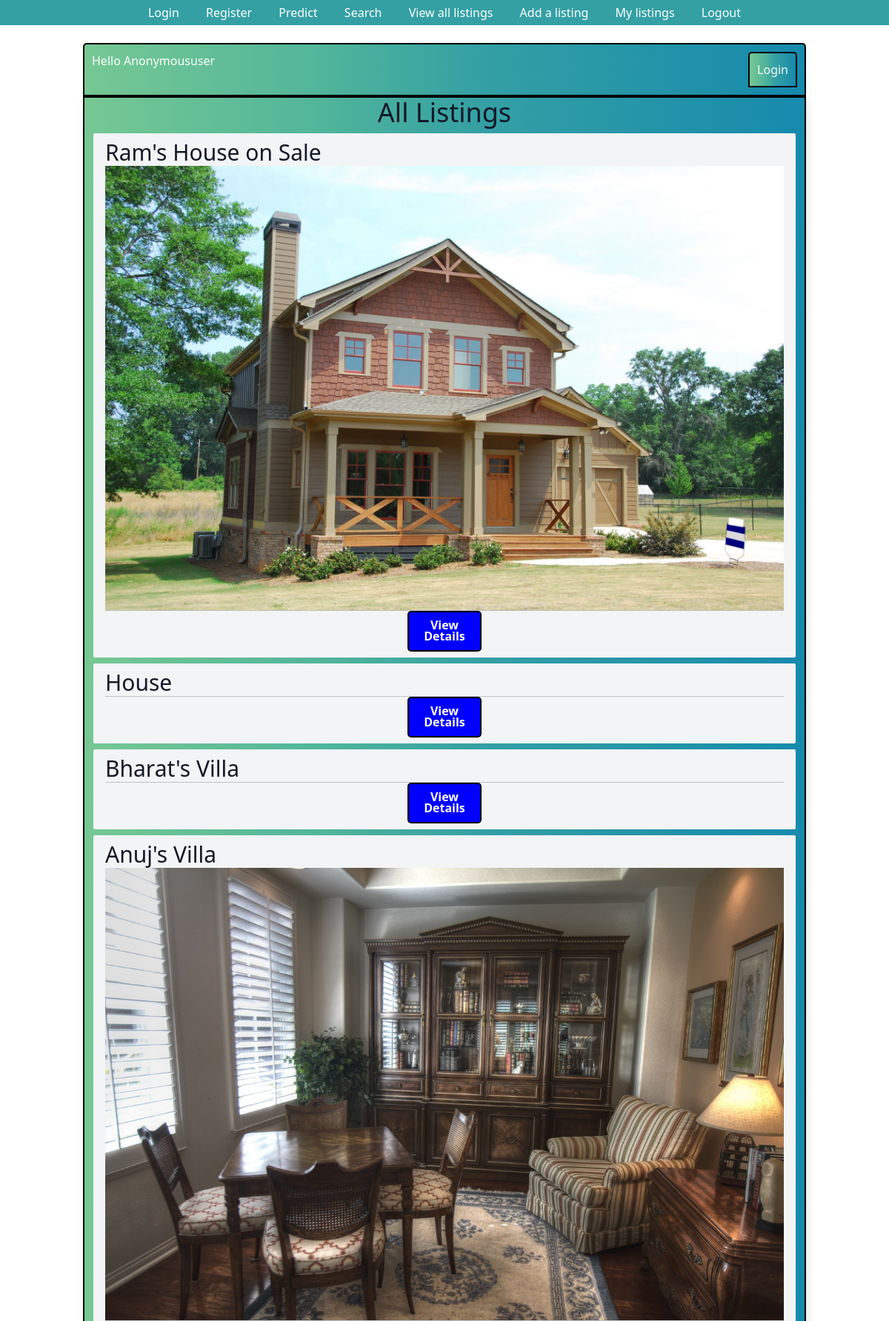
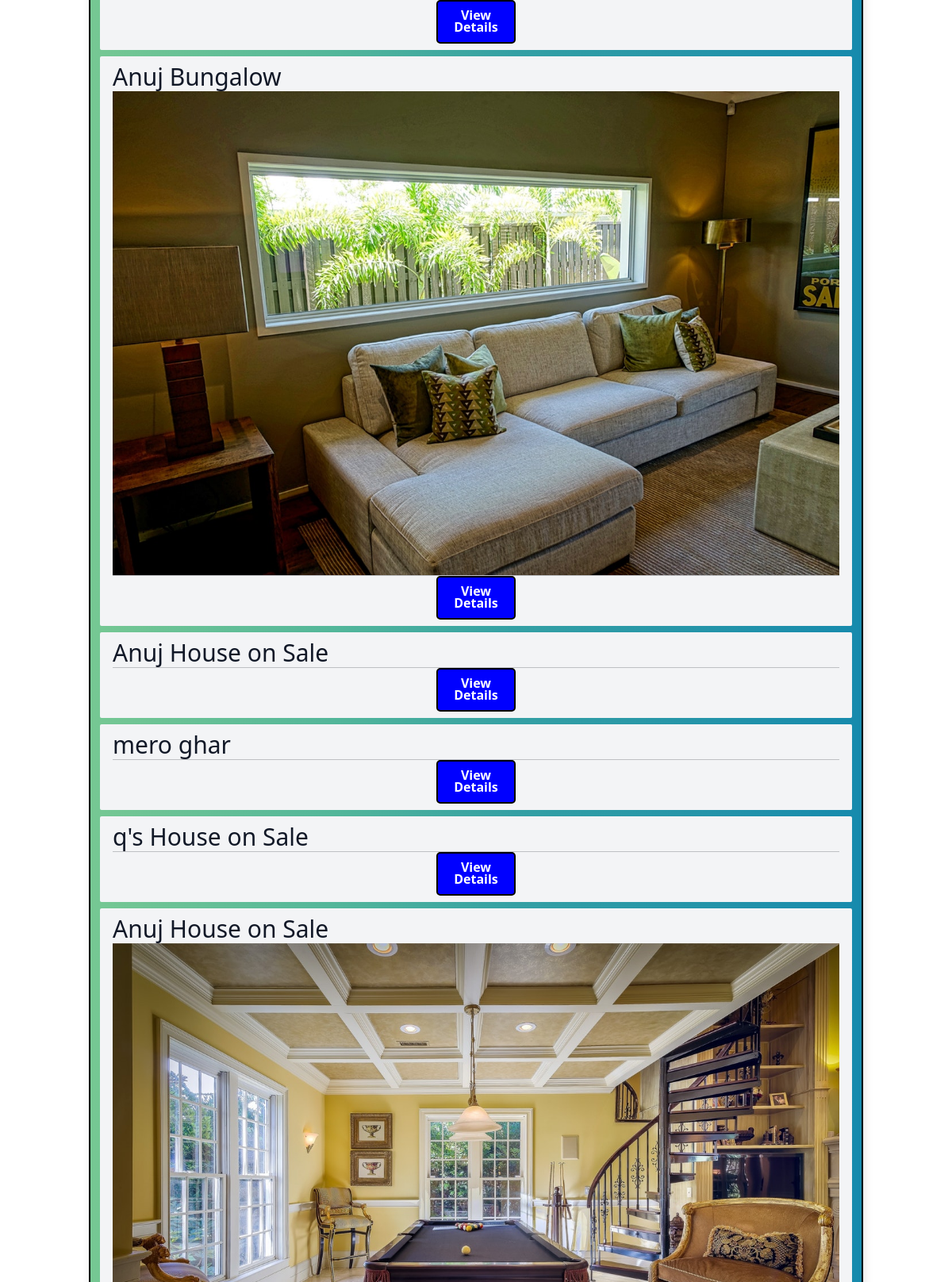
/listings/ (upper part), run on the app's committed database (2 pictures, top to bottom).
### listings/models.py (models this page shows, shortened)
class Listing(models.Model):
    Title = models.CharField(max_length=30, default='House on Sale')
    Location = models.CharField(max_length=30, default='Kalanki')
    City = models.CharField(max_length=30, default='Kathmandu')
    Price = models.IntegerField(default=9999999)
    Bedroom = models.IntegerField(default=0)
    Bathroom = models.IntegerField(default=0)
    Floors = models.IntegerField(default=1)
    Parking = models.IntegerField(default=0)
    Face = models.CharField(max_length=30)
    Area = models.IntegerField(default=100)
    Road_Width = models.IntegerField(default=0)
    Road_Type = models.CharField(max_length=30)
    Build_Area = models.IntegerField(default=0)
    Amenities = models.CharField(max_length=30)
    Contact_number = models.IntegerField(default=9845654321)
    Contact_mail = models.CharField(max_length=30, default='admin@gmail.com')
    Image = models.ImageField()
    user = models.ForeignKey(User, on_delete=models.SET_NULL,null=True)
    is_sold = models.BooleanField(default=False)

### listings/views.py (the view)
# urls.py: path('listings/', listing_list, name='listing_list'),
def listing_list(request):
    listings = Listing.objects.all()
    context = {
        "listings" : listings
    }
    return render(request, "listings.html", context)

### templates/listings.html (shortened to what this page needs)
{% extends "base.html" %}
    {% block content %}
    <div class="header-bar">
        <div>
            Hello {{request.user|title}}
        </div>
        <div class="header-bar">
            {%if request.user.is_authenticated%}
            <a href="{% url 'logout' %}"> Logout </a>
            {%else%}
            <a href="{% url 'login' %}"> Login </a>
            {%endif%}
        </div>
    </div>
    <div class="container">
        <center><h1 class="text-4xl text-gray-900">All Listings</h1></center>
        {% for listing in listings %}
        <div class="mt-2 px-3 py-2 bg-gray-100 rounded-sm">
            <h3 class="text-3xl text-gray-900">{{ listing.Title }}</h3>
            {% if listing.Image %}
            <img src="{{ listing.Image.url }}" alt="">
            {% endif %}
            <center><hr><a href="/listings/{{ listing.id }}/" class="button">View Details</a></center>
        </div>
        {% endfor %}
    </div>
    {% endblock content %}

### templates/base.html (style rules this page uses)
.button { display: inline-block; width: 100px; height: 55px; background: blue !important; padding: 10px; text-align: center; border-radius: 5px; color: white; font-weight: bold; line-height: 15px; text-decoration: none; border: 2px solid #000; }
.header-bar { display: flex; justify-content: space-between; color: #fff; padding: 10px; border-radius: 5px 5px 0 0; background: linear-gradient(90deg, #76C893 0%, #52B69A 32%, #34A0A4 55%, #168AAD 100%); border: 2px solid #000 }
.container { max-width: 1550px; margin: auto; background-color: rgba(136, 5, 5, 0.421); -webkit-box-shadow: 2px 2px 13px -4px rgba(0, 0, 0, 0.21); box-shadow: 2px 2px 13px -4px rgba(0, 0, 0, 0.21); background: linear-gradient(90deg, #76C893 0%, #52B69A 32%, #34A0A4 55%, #168AAD 100%); border: 2px solid #000 }
.header-bar a { color: rgb(247, 247, 247); text-decoration: none; }

### data on the page
Listing: Title "Ram's House on Sale", Image (picture)
Listing: Title "House"
Listing: Title "Bharat's Villa"
Listing: Title "Anuj's Villa", Image (picture)
Listing: Title "Anuj Bungalow", Image (picture)
Listing: Title "Anuj House on Sale"
Listing: Title "mero ghar"
Listing: Title "q's House on Sale"
Listing: Title "Anuj House on Sale", Image (picture)

### other printed values
{{ request.user|title }} "Anonymoususer"
